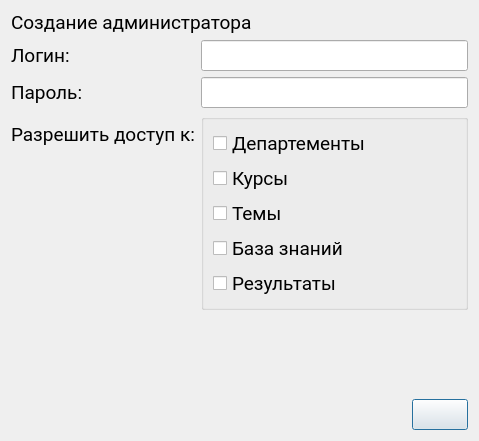
<?xml version="1.0" encoding="UTF-8"?>
<ui version="4.0">
 <class>AddUsers</class>
 <widget class="QDialog" name="AddUsers">
  <property name="geometry">
   <rect>
    <x>0</x>
    <y>0</y>
    <width>479</width>
    <height>441</height>
   </rect>
  </property>
  <property name="font">
   <font>
    <family>Roboto</family>
    <pointsize>16</pointsize>
   </font>
  </property>
  <property name="windowTitle">
   <string>Dialog</string>
  </property>
  <property name="windowIcon">
   <iconset resource="resourses.qrc">
    <normaloff>:/resourses/start.png</normaloff>:/resourses/start.png</iconset>
  </property>
  <layout class="QFormLayout" name="formLayout">
   <item row="0" column="0" colspan="2">
    <widget class="QLabel" name="label">
     <property name="font">
      <font>
       <family>Roboto</family>
       <pointsize>14</pointsize>
      </font>
     </property>
     <property name="text">
      <string>Создание администратора</string>
     </property>
    </widget>
   </item>
   <item row="1" column="0">
    <widget class="QLabel" name="label_2">
     <property name="font">
      <font>
       <family>Roboto</family>
       <pointsize>14</pointsize>
      </font>
     </property>
     <property name="text">
      <string>Логин:</string>
     </property>
    </widget>
   </item>
   <item row="1" column="1">
    <widget class="QLineEdit" name="lineEdit">
     <property name="font">
      <font>
       <family>Roboto</family>
       <pointsize>14</pointsize>
      </font>
     </property>
    </widget>
   </item>
   <item row="2" column="0">
    <widget class="QLabel" name="label_3">
     <property name="font">
      <font>
       <family>Roboto</family>
       <pointsize>14</pointsize>
      </font>
     </property>
     <property name="text">
      <string>Пароль:</string>
     </property>
    </widget>
   </item>
   <item row="2" column="1">
    <widget class="QLineEdit" name="lineEdit_2">
     <property name="font">
      <font>
       <family>Roboto</family>
       <pointsize>14</pointsize>
      </font>
     </property>
    </widget>
   </item>
   <item row="3" column="0">
    <widget class="QLabel" name="label_5">
     <property name="font">
      <font>
       <family>Roboto</family>
       <pointsize>14</pointsize>
      </font>
     </property>
     <property name="text">
      <string>Разрешить доступ к:</string>
     </property>
    </widget>
   </item>
   <item row="3" column="1">
    <widget class="QGroupBox" name="groupBox">
     <property name="font">
      <font>
       <family>Roboto</family>
       <pointsize>12</pointsize>
      </font>
     </property>
     <property name="title">
      <string/>
     </property>
     <layout class="QVBoxLayout" name="verticalLayout">
      <item>
       <widget class="QCheckBox" name="departbox">
        <property name="font">
         <font>
          <family>Roboto</family>
          <pointsize>14</pointsize>
         </font>
        </property>
        <property name="text">
         <string>Департементы</string>
        </property>
       </widget>
      </item>
      <item>
       <widget class="QCheckBox" name="coursebox">
        <property name="font">
         <font>
          <family>Roboto</family>
          <pointsize>14</pointsize>
         </font>
        </property>
        <property name="text">
         <string>Курсы</string>
        </property>
       </widget>
      </item>
      <item>
       <widget class="QCheckBox" name="chapterbox">
        <property name="font">
         <font>
          <family>Roboto</family>
          <pointsize>14</pointsize>
         </font>
        </property>
        <property name="text">
         <string>Темы</string>
        </property>
       </widget>
      </item>
      <item>
       <widget class="QCheckBox" name="basebox">
        <property name="font">
         <font>
          <family>Roboto</family>
          <pointsize>14</pointsize>
         </font>
        </property>
        <property name="text">
         <string>База знаний</string>
        </property>
       </widget>
      </item>
      <item>
       <widget class="QCheckBox" name="rezbox">
        <property name="font">
         <font>
          <family>Roboto</family>
          <pointsize>14</pointsize>
         </font>
        </property>
        <property name="text">
         <string>Результаты</string>
        </property>
       </widget>
      </item>
     </layout>
    </widget>
   </item>
   <item row="4" column="1">
    <spacer name="verticalSpacer">
     <property name="orientation">
      <enum>Qt::Vertical</enum>
     </property>
     <property name="sizeHint" stdset="0">
      <size>
       <width>20</width>
       <height>40</height>
      </size>
     </property>
    </spacer>
   </item>
   <item row="5" column="1">
    <layout class="QHBoxLayout" name="horizontalLayout">
     <item>
      <spacer name="horizontalSpacer">
       <property name="orientation">
        <enum>Qt::Horizontal</enum>
       </property>
       <property name="sizeHint" stdset="0">
        <size>
         <width>40</width>
         <height>20</height>
        </size>
       </property>
      </spacer>
     </item>
     <item>
      <widget class="QPushButton" name="pushButton">
       <property name="font">
        <font>
         <family>Roboto</family>
         <pointsize>14</pointsize>
        </font>
       </property>
       <property name="icon">
        <iconset resource="resourses.qrc">
         <normaloff>:/resourses/save.png</normaloff>:/resourses/save.png</iconset>
       </property>
       <property name="iconSize">
        <size>
         <width>30</width>
         <height>30</height>
        </size>
       </property>
      </widget>
     </item>
    </layout>
   </item>
  </layout>
 </widget>
 <resources>
  <include location="resourses.qrc"/>
 </resources>
 <connections/>
</ui>
